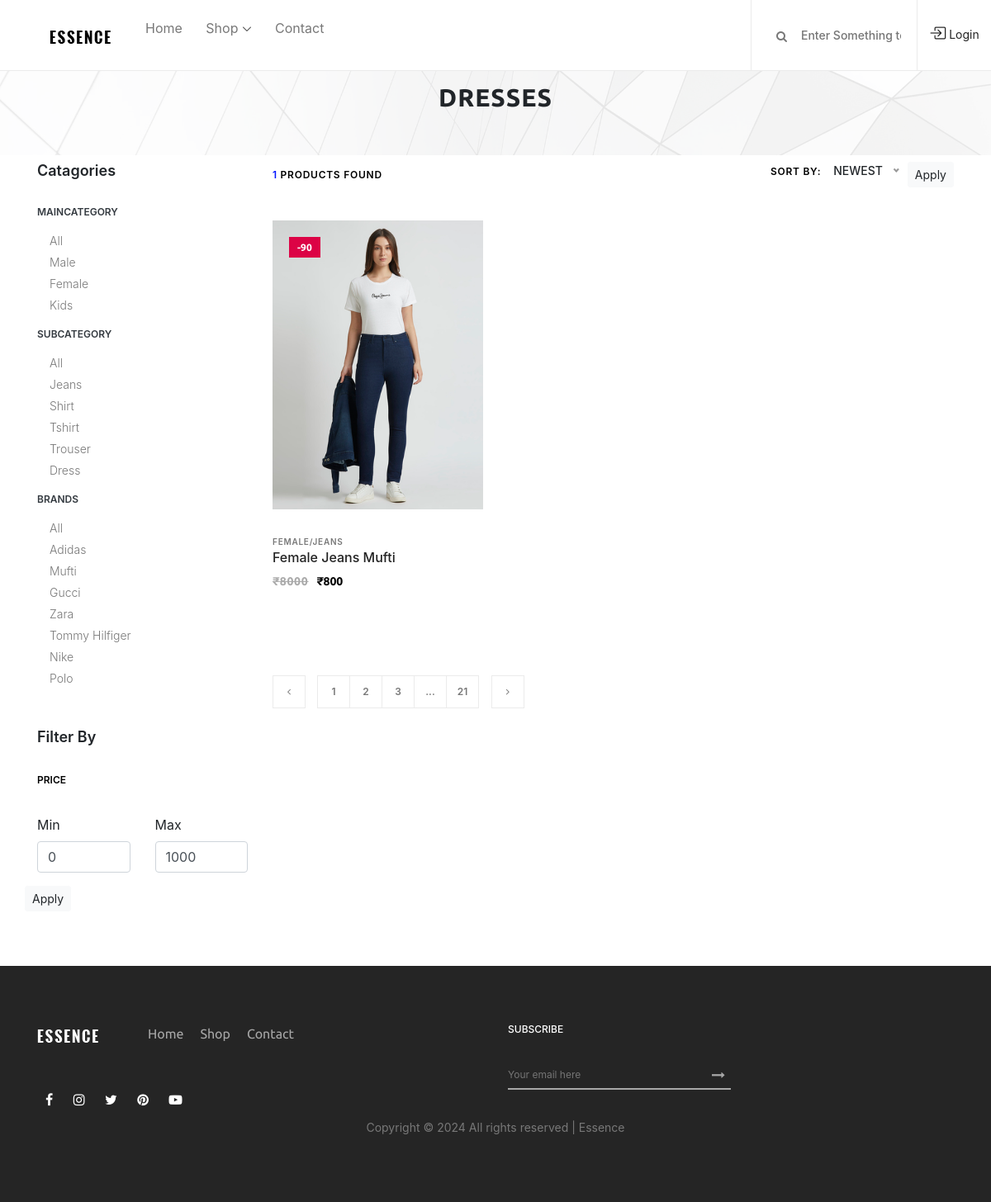
The page /shop/Female/Jeans/All/ on the database its author committed.
### mainApp/models.py (models this page shows, shortened)
class Maincategory(models.Model):
    id = models.AutoField(primary_key=True)
    name = models.CharField(max_length=20,unique=True)
    def __str__(self):
        return self.name

class Subcategory(models.Model):
    id = models.AutoField(primary_key=True)
    name = models.CharField(max_length=20,unique=True)
    def __str__(self):
        return self.name

class Brand(models.Model):
    id = models.AutoField(primary_key=True)
    name = models.CharField(max_length=20,unique=True)
    pic = models.ImageField(upload_to="brand")

class Product(models.Model):
    id = models.AutoField(primary_key=True)
    name = models.CharField(max_length=20)
    maincategory = models.ForeignKey(Maincategory,on_delete=models.CASCADE)
    subcategory = models.ForeignKey(Subcategory,on_delete=models.CASCADE)
    brand = models.ForeignKey(Brand,on_delete=models.CASCADE)
    color = models.CharField(max_length=20)
    size = models.CharField(max_length=10)
    baseprice = models.IntegerField()
    discount = models.IntegerField()
    finalprice = models.IntegerField()
    stock = models.BooleanField(default=True)
    description = models.TextField()
    pic1 = models.ImageField(upload_to="product")
    pic2 = models.ImageField(upload_to="product")
    pic3 = models.ImageField(upload_to="product",default="",blank=True,null=True)
    pic4 = models.ImageField(upload_to="product",default="",blank=True,null=True)

### mainApp/views.py (the view)
# urls.py: path('shop/<str:mc>/<str:sc>/<str:br>/',mainApp.shopPage),
def shopPage(Request,mc,sc,br):
    if(mc=="All" and sc=="All" and br=="All"):
        data = Product.objects.all()
    elif(mc!="All" and sc=="All" and br=="All"):
        data = Product.objects.filter(maincategory=Maincategory.objects.get(name=mc))
    elif(mc=="All" and sc!="All" and br=="All"):
        data = Product.objects.filter(subcategory=Subcategory.objects.get(name=sc))
    elif(mc=="All" and sc=="All" and br!="All"):
        data = Product.objects.filter(brand=Brand.objects.get(name=br))
    elif(mc!="All" and sc!="All" and br=="All"):
        data = Product.objects.filter(maincategory=Maincategory.objects.get(name=mc),subcategory=Subcategory.objects.get(name=sc))
    elif(mc!="All" and sc=="All" and br!="All"):
        data = Product.objects.filter(maincategory=Maincategory.objects.get(name=mc),brand=Brand.objects.get(name=br))
    elif(mc=="All" and sc!="All" and br!="All"):
        data = Product.objects.filter(brand=Brand.objects.get(name=br),subcategory=Subcategory.objects.get(name=sc))
    else:
        data = Product.objects.filter(maincategory=Maincategory.objects.get(name=mc),brand=Brand.objects.get(name=br),subcategory=Subcategory.objects.get(name=sc))
    count = len(data)
    data = data[::-1]
    maincategory = Maincategory.objects.all()
    subcategory = Subcategory.objects.all()
    brand = Brand.objects.all()
    return render(Request, "shop.html",{'data':data,'maincategory':maincategory,'subcategory':subcategory,'brand':brand,'mc':mc,'sc':sc,'br':br,'count':count})

### mainApp/templates/shop.html (shortened to what this page needs)
{% extends 'index.html' %} {% load static %}  {% block body %}
<div class="breadcumb_area bg-img" style="background-image: url(/static/img/bg-img/breadcumb.jpg)">
  <div class="container h-100">
    <div class="row h-100 align-items-center">
      <div class="col-12">
        <div class="page-title text-center">
          <h2>dresses</h2>
        </div>
      </div>
    </div>
  </div>
</div>
<section class="shop_grid_area pt-2">
  <div class="container">
    <div class="row">
      <div class="col-12 col-md-4 col-lg-3">
        <div class="shop_sidebar_area">
          <div class="widget catagory mb-50">
            <h6 class="widget-title mb-30">Catagories</h6>
            <div class="catagories-menu">
              <ul id="menu-content2" class="menu-content collapse show">
                <li data-toggle="collapse" data-target="#maincategory">
                  <a href="#" class="text-dark">Maincategory</a>
                  <ul class="sub-menu collapse show" id="maincategory">
                    <li><a href="/shop/All/{{sc}}/{{br}}/">All</a></li>
                    {% for item in maincategory %}
                    <li><a href="/shop/{{item.name}}/{{sc}}/{{br}}/">{{item.name}}</a></li>
                    {% endfor %}
                  </ul>
                </li>
              </ul>
            </div>
            <div class="catagories-menu">
              <ul id="menu-content2" class="menu-content collapse show">
                <li data-toggle="collapse" data-target="#subcategory">
                  <a href="#" class="text-dark">Subcategory</a>
                  <ul class="sub-menu collapse show" id="subcategory">
                    <li><a href="/shop/{{mc}}/All/{{br}}/">All</a></li>
                    {% for item in subcategory %}
                    <li><a href="/shop/{{mc}}/{{item.name}}/{{br}}/">{{item.name}}</a></li>
                    {% endfor %}
                  </ul>
                </li>
              </ul>
            </div>
            <div class="catagories-menu">
              <ul id="menu-content2" class="menu-content collapse show">
                <li data-toggle="collapse" data-target="#brand">
                  <a href="#" class="text-dark">Brands</a>
                  <ul class="sub-menu collapse show" id="brand">
                    <li><a href="/shop/{{mc}}/{{sc}}/All/">All</a></li>
                    {% for item in brand %}
                    <li><a href="/shop/{{mc}}/{{sc}}/{{item.name}}/">{{item.name}}</a></li>
                    {% endfor %}
                  </ul>
                </li>
              </ul>
            </div>
          </div>
          <div class="widget price mb-50">
            <h6 class="widget-title mb-30">Filter by</h6>
            <p class="widget-title2 mb-30">Price</p>
            <div>
              <form action="/price-filter/{{mc}}/{{sc}}/{{br}}/" method="post" class="w-100">
                <div class="row">
                  <div class="col-6 mb-3">
                    <label>Min</label>
                    <input type="number" name="min" value="0" min="0" class="form-control">
                  </div>
                  <div class="col-6 mb-3">
                    <label>Max</label>
                    <input type="number" name="max" value="1000" min="0" class="form-control">
                  </div>
                  <div class="mb-3">
                    <button type="submit" class="btn btn-light btn-sm w-100">Apply</button>
                  </div>
                </div>
              </form>
            </div>
          </div>
        </div>
      </div>
      <div class="col-12 col-md-8 col-lg-9">
        <div class="shop_grid_product_area">
          <div class="row">
            <div class="col-12">
              <div class="product-topbar d-flex align-items-center justify-content-between">
                <div class="total-products">
                  <p><span>{{count}}</span> products found</p>
                </div>
                <div class="product-sorting d-flex">
                  <p>Sort by:</p>
                  <form action="/sort-filter/{{mc}}/{{sc}}/{{br}}/" method="post">
                    <button class="btn btn-light btn-sm">Apply</button>
                  </form>
                </div>
              </div>
            </div>
          </div>
          <div class="row">
            {% for item in data %}
            <div class="col-12 col-sm-6 col-lg-4">
              <div class="single-product-wrapper">
                <div class="product-img">
                  <img src="{{item.pic1.url}}" style="height:350px" alt="" />
                  <div class="product-badge offer-badge">
                    <span>-{{item.discount}}</span>
                  </div>
                </div>
                <div class="product-description">
                  <span>{{item.maincategory}}/{{item.subcategory}}</span>
                  <a href="/single-product/{{item.id}}/">
                    <h6>{{item.name}}</h6>
                  </a>
                  <p class="product-price">
                    <span class="old-price">&#8377;{{item.baseprice}}</span>&#8377;{{item.finalprice}}
                  </p>
                </div>
              </div>
            </div>
            {% endfor %}
          </div>
        </div>
        <nav aria-label="navigation">
          <ul class="pagination mt-50 mb-70">
            <li class="page-item">
              <a class="page-link" href="#"><i class="fa fa-angle-left"></i></a>
            </li>
            <li class="page-item"><a class="page-link" href="#">1</a></li>
            <li class="page-item"><a class="page-link" href="#">2</a></li>
            <li class="page-item"><a class="page-link" href="#">3</a></li>
            <li class="page-item"><a class="page-link" href="#">...</a></li>
            <li class="page-item"><a class="page-link" href="#">21</a></li>
            <li class="page-item">
              <a class="page-link" href="#"><i class="fa fa-angle-right"></i></a>
            </li>
          </ul>
        </nav>
      </div>
    </div>
  </div>
</section>
{% endblock %}

### mainApp/templates/index.html (shortened to what this page needs)
{% load static %}
<!DOCTYPE html>
<html lang="en">
<head>
  <link rel="stylesheet" href="/static/css/core-style.css" />
  <link rel="stylesheet" href="https://cdn.jsdelivr.net/npm/bootstrap-icons@1.3.0/font/bootstrap-icons.min.css">
  <link rel="stylesheet" href="https://cdn.jsdelivr.net/npm/bootstrap@4.1.3/dist/css/bootstrap.min.css"
>
</head>
<body>
  <header class="header_area">
    <div class="classy-nav-container breakpoint-off d-flex align-items-center justify-content-between">
      <nav class="classy-navbar" id="essenceNav">
        <a class="nav-brand" href="/"><img src="/static/img/core-img/logo.png" alt="" /></a>
        <div class="classy-menu">
          <div class="classynav">
            <ul>
              <li><a href="/">Home</a></li>
              <li>
                <a href="/shop/All/All/All/">Shop</a>
              </li>
              <li><a href="/contact/">Contact</a></li>
            </ul>
          </div>
        </div>
      </nav>
      <div class="header-meta d-flex clearfix justify-content-end">
        <div class="search-area">
          <form action="/search/" method="post">
            <input type="search" name="search" id="headerSearch" placeholder="Enter Something to Search" />
            <button type="submit">
              <i class="fa fa-search" aria-hidden="true"></i>
            </button>
          </form>
        </div>
        <div class="favourite-area">
          {% if request.user.is_authenticated %}
          <a href="/logout/"><i class="bi bi-box-arrow-in-left" style="font-size: 20px;"></i> Logout </a>
          {% else %}
          <a href="/login/"><i class="bi bi-box-arrow-in-right" style="font-size: 20px;"></i> Login </a>
          {% endif %}
        </div>
      </div>
    </div>
  </header>
  <br><br>
  {% block body %}{% endblock%}
  <footer class="footer_area clearfix">
    <div class="container">
      <div class="row">
        <div class="col-12 col-md-6">
          <div class="single_widget_area d-flex mb-30">
            <div class="footer-logo mr-50">
              <a href="#"><img src="/static/img/core-img/logo2.png" alt="" /></a>
            </div>
            <div class="footer_menu">
              <ul>
                <li><a href="/">Home</a></li>
                <li><a href="/shop/">Shop</a></li>
                <li><a href="/contact/">Contact</a></li>
              </ul>
            </div>
          </div>
        </div>
        <div class="col-md-6">
          <div class="single_widget_area">
            <div class="footer_heading mb-30">
              <h6>Subscribe</h6>
            </div>
            <div class="subscribtion_form">
              <form action="#" method="post">
                <input type="email" name="mail" class="mail" placeholder="Your email here" />
                <button type="submit" class="submit">
                  <i class="fa fa-long-arrow-right" aria-hidden="true"></i>
                </button>
              </form>
            </div>
          </div>
        </div>
      </div>
      <div class="row align-items-end">
        <div class="col-12 col-md-6">
          <div class="single_widget_area">
            <div class="footer_social_area">
              <a href="#" data-toggle="tooltip" data-placement="top" title="Facebook"><i class="fa fa-facebook"
                  aria-hidden="true"></i></a>
              <a href="#" data-toggle="tooltip" data-placement="top" title="Instagram"><i class="fa fa-instagram"
                  aria-hidden="true"></i></a>
              <a href="#" data-toggle="tooltip" data-placement="top" title="Twitter"><i class="fa fa-twitter"
                  aria-hidden="true"></i></a>
              <a href="#" data-toggle="tooltip" data-placement="top" title="Pinterest"><i class="fa fa-pinterest"
                  aria-hidden="true"></i></a>
              <a href="#" data-toggle="tooltip" data-placement="top" title="Youtube"><i class="fa fa-youtube-play"
                  aria-hidden="true"></i></a>
            </div>
          </div>
        </div>
      </div>
      <div class="row mt-2">
        <div class="col-md-12 text-center">
          <p>
            Copyright &copy;
            All rights reserved | Essence
          </p>
        </div>
      </div>
    </div>
  </footer>
</body>
</html>

### rows shown on the page
Maincategory: name "Male"
Maincategory: name "Female"
Maincategory: name "Kids"
Subcategory: name "Jeans"
Subcategory: name "Shirt"
Subcategory: name "Tshirt"
Subcategory: name "Trouser"
Subcategory: name "Dress"
Brand: name "Adidas"
Brand: name "Mufti"
Brand: name "Gucci"
Brand: name "Zara"
Brand: name "Tommy Hilfiger"
Brand: name "Nike"
Brand: name "Polo"
Product: pic1 (picture), discount "90", maincategory "FEMALE", subcategory "JEANS", name "Female Jeans Mufti", baseprice "8000", finalprice "800"

### other values the page prints
{{ count }} "1"
